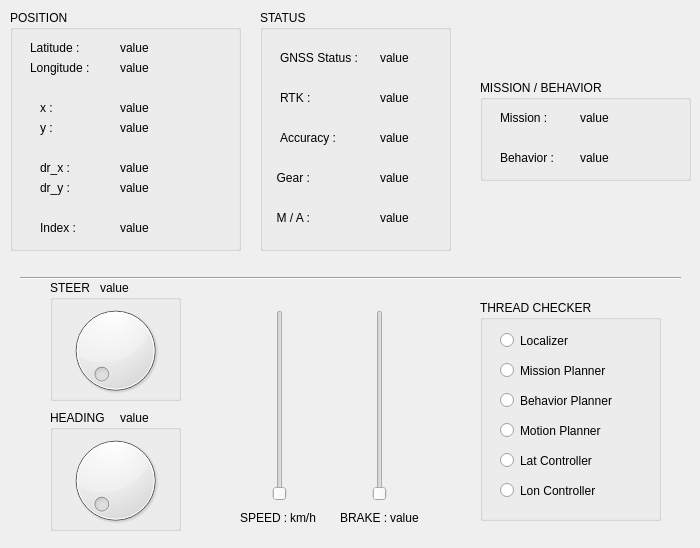
<?xml version="1.0" encoding="UTF-8"?>
<ui version="4.0">
 <class>Dialog</class>
 <widget class="QDialog" name="Dialog">
  <property name="geometry">
   <rect>
    <x>0</x>
    <y>0</y>
    <width>700</width>
    <height>548</height>
   </rect>
  </property>
  <property name="windowTitle">
   <string>Dialog</string>
  </property>
  <widget class="Line" name="line">
   <property name="geometry">
    <rect>
     <x>20</x>
     <y>270</y>
     <width>661</width>
     <height>16</height>
    </rect>
   </property>
   <property name="orientation">
    <enum>Qt::Horizontal</enum>
   </property>
  </widget>
  <widget class="QGroupBox" name="group_heading">
   <property name="geometry">
    <rect>
     <x>50</x>
     <y>410</y>
     <width>131</width>
     <height>121</height>
    </rect>
   </property>
   <property name="title">
    <string>HEADING</string>
   </property>
   <widget class="QDial" name="dial_heading">
    <property name="geometry">
     <rect>
      <x>0</x>
      <y>20</y>
      <width>131</width>
      <height>101</height>
     </rect>
    </property>
   </widget>
   <widget class="QLabel" name="lbl_heading">
    <property name="geometry">
     <rect>
      <x>70</x>
      <y>0</y>
      <width>57</width>
      <height>15</height>
     </rect>
    </property>
    <property name="text">
     <string>value</string>
    </property>
   </widget>
  </widget>
  <widget class="QSlider" name="slider_speed">
   <property name="geometry">
    <rect>
     <x>270</x>
     <y>310</y>
     <width>20</width>
     <height>191</height>
    </rect>
   </property>
   <property name="orientation">
    <enum>Qt::Vertical</enum>
   </property>
  </widget>
  <widget class="QLabel" name="label_2">
   <property name="geometry">
    <rect>
     <x>240</x>
     <y>510</y>
     <width>57</width>
     <height>15</height>
    </rect>
   </property>
   <property name="text">
    <string>SPEED : </string>
   </property>
  </widget>
  <widget class="QLabel" name="lbl_speed">
   <property name="geometry">
    <rect>
     <x>290</x>
     <y>510</y>
     <width>57</width>
     <height>15</height>
    </rect>
   </property>
   <property name="text">
    <string>km/h</string>
   </property>
  </widget>
  <widget class="QSlider" name="slider_brake">
   <property name="geometry">
    <rect>
     <x>370</x>
     <y>310</y>
     <width>20</width>
     <height>191</height>
    </rect>
   </property>
   <property name="orientation">
    <enum>Qt::Vertical</enum>
   </property>
  </widget>
  <widget class="QLabel" name="label_3">
   <property name="geometry">
    <rect>
     <x>340</x>
     <y>510</y>
     <width>57</width>
     <height>15</height>
    </rect>
   </property>
   <property name="text">
    <string>BRAKE :</string>
   </property>
  </widget>
  <widget class="QLabel" name="lbl_brake">
   <property name="geometry">
    <rect>
     <x>390</x>
     <y>510</y>
     <width>57</width>
     <height>15</height>
    </rect>
   </property>
   <property name="text">
    <string>value</string>
   </property>
  </widget>
  <widget class="QGroupBox" name="groupBox">
   <property name="geometry">
    <rect>
     <x>50</x>
     <y>280</y>
     <width>131</width>
     <height>121</height>
    </rect>
   </property>
   <property name="title">
    <string>STEER</string>
   </property>
   <widget class="QDial" name="dial_steer">
    <property name="geometry">
     <rect>
      <x>10</x>
      <y>20</y>
      <width>111</width>
      <height>101</height>
     </rect>
    </property>
   </widget>
   <widget class="QLabel" name="lbl_steer">
    <property name="geometry">
     <rect>
      <x>50</x>
      <y>0</y>
      <width>57</width>
      <height>15</height>
     </rect>
    </property>
    <property name="text">
     <string>value</string>
    </property>
   </widget>
  </widget>
  <widget class="QGroupBox" name="groupBox_2">
   <property name="geometry">
    <rect>
     <x>10</x>
     <y>10</y>
     <width>231</width>
     <height>241</height>
    </rect>
   </property>
   <property name="title">
    <string>POSITION</string>
   </property>
   <widget class="QLabel" name="lbl_dry">
    <property name="geometry">
     <rect>
      <x>110</x>
      <y>170</y>
      <width>57</width>
      <height>16</height>
     </rect>
    </property>
    <property name="text">
     <string>value</string>
    </property>
   </widget>
   <widget class="QLabel" name="label_12">
    <property name="geometry">
     <rect>
      <x>30</x>
      <y>110</y>
      <width>57</width>
      <height>15</height>
     </rect>
    </property>
    <property name="text">
     <string>y :</string>
    </property>
   </widget>
   <widget class="QLabel" name="lbl_lat">
    <property name="geometry">
     <rect>
      <x>110</x>
      <y>30</y>
      <width>101</width>
      <height>16</height>
     </rect>
    </property>
    <property name="text">
     <string>value</string>
    </property>
   </widget>
   <widget class="QLabel" name="label_14">
    <property name="geometry">
     <rect>
      <x>30</x>
      <y>170</y>
      <width>57</width>
      <height>15</height>
     </rect>
    </property>
    <property name="text">
     <string>dr_y : </string>
    </property>
   </widget>
   <widget class="QLabel" name="lbl_lon">
    <property name="geometry">
     <rect>
      <x>110</x>
      <y>50</y>
      <width>101</width>
      <height>16</height>
     </rect>
    </property>
    <property name="cursor">
     <cursorShape>ArrowCursor</cursorShape>
    </property>
    <property name="text">
     <string>value</string>
    </property>
    <property name="indent">
     <number>-1</number>
    </property>
   </widget>
   <widget class="QLabel" name="label_13">
    <property name="geometry">
     <rect>
      <x>30</x>
      <y>150</y>
      <width>57</width>
      <height>15</height>
     </rect>
    </property>
    <property name="text">
     <string>dr_x : </string>
    </property>
   </widget>
   <widget class="QLabel" name="lbl_x">
    <property name="geometry">
     <rect>
      <x>110</x>
      <y>90</y>
      <width>57</width>
      <height>15</height>
     </rect>
    </property>
    <property name="text">
     <string>value</string>
    </property>
   </widget>
   <widget class="QLabel" name="lbl_drx">
    <property name="geometry">
     <rect>
      <x>110</x>
      <y>150</y>
      <width>57</width>
      <height>15</height>
     </rect>
    </property>
    <property name="text">
     <string>value</string>
    </property>
   </widget>
   <widget class="QLabel" name="lbl_y">
    <property name="geometry">
     <rect>
      <x>110</x>
      <y>110</y>
      <width>57</width>
      <height>15</height>
     </rect>
    </property>
    <property name="text">
     <string>value</string>
    </property>
   </widget>
   <widget class="QLabel" name="label_11">
    <property name="geometry">
     <rect>
      <x>30</x>
      <y>90</y>
      <width>57</width>
      <height>15</height>
     </rect>
    </property>
    <property name="text">
     <string>x :</string>
    </property>
   </widget>
   <widget class="QLabel" name="label_9">
    <property name="geometry">
     <rect>
      <x>20</x>
      <y>30</y>
      <width>61</width>
      <height>16</height>
     </rect>
    </property>
    <property name="text">
     <string>Latitude :</string>
    </property>
   </widget>
   <widget class="QLabel" name="label_10">
    <property name="geometry">
     <rect>
      <x>20</x>
      <y>50</y>
      <width>71</width>
      <height>16</height>
     </rect>
    </property>
    <property name="text">
     <string>Longitude :</string>
    </property>
   </widget>
   <widget class="QLabel" name="label_8">
    <property name="geometry">
     <rect>
      <x>30</x>
      <y>210</y>
      <width>57</width>
      <height>15</height>
     </rect>
    </property>
    <property name="text">
     <string>Index :</string>
    </property>
   </widget>
   <widget class="QLabel" name="lbl_index">
    <property name="geometry">
     <rect>
      <x>110</x>
      <y>210</y>
      <width>57</width>
      <height>15</height>
     </rect>
    </property>
    <property name="text">
     <string>value</string>
    </property>
   </widget>
  </widget>
  <widget class="QGroupBox" name="groupBox_3">
   <property name="geometry">
    <rect>
     <x>260</x>
     <y>10</y>
     <width>191</width>
     <height>241</height>
    </rect>
   </property>
   <property name="title">
    <string>STATUS</string>
   </property>
   <widget class="QLabel" name="lbl_ma">
    <property name="geometry">
     <rect>
      <x>120</x>
      <y>200</y>
      <width>57</width>
      <height>15</height>
     </rect>
    </property>
    <property name="text">
     <string>value</string>
    </property>
   </widget>
   <widget class="QLabel" name="label_4">
    <property name="geometry">
     <rect>
      <x>20</x>
      <y>80</y>
      <width>41</width>
      <height>16</height>
     </rect>
    </property>
    <property name="text">
     <string>RTK :</string>
    </property>
   </widget>
   <widget class="QLabel" name="lbl_rtk">
    <property name="geometry">
     <rect>
      <x>120</x>
      <y>80</y>
      <width>57</width>
      <height>15</height>
     </rect>
    </property>
    <property name="text">
     <string>value</string>
    </property>
   </widget>
   <widget class="QLabel" name="lbl_acc">
    <property name="geometry">
     <rect>
      <x>120</x>
      <y>120</y>
      <width>57</width>
      <height>15</height>
     </rect>
    </property>
    <property name="text">
     <string>value</string>
    </property>
   </widget>
   <widget class="QLabel" name="label_6">
    <property name="geometry">
     <rect>
      <x>10</x>
      <y>160</y>
      <width>51</width>
      <height>16</height>
     </rect>
    </property>
    <property name="text">
     <string>  Gear :</string>
    </property>
   </widget>
   <widget class="QLabel" name="label_7">
    <property name="geometry">
     <rect>
      <x>10</x>
      <y>200</y>
      <width>57</width>
      <height>15</height>
     </rect>
    </property>
    <property name="text">
     <string>  M / A :</string>
    </property>
   </widget>
   <widget class="QLabel" name="label_5">
    <property name="geometry">
     <rect>
      <x>20</x>
      <y>120</y>
      <width>81</width>
      <height>16</height>
     </rect>
    </property>
    <property name="text">
     <string>Accuracy :</string>
    </property>
   </widget>
   <widget class="QLabel" name="lbl_gear">
    <property name="geometry">
     <rect>
      <x>120</x>
      <y>160</y>
      <width>57</width>
      <height>15</height>
     </rect>
    </property>
    <property name="text">
     <string>value</string>
    </property>
   </widget>
   <widget class="QLabel" name="label">
    <property name="geometry">
     <rect>
      <x>20</x>
      <y>40</y>
      <width>91</width>
      <height>16</height>
     </rect>
    </property>
    <property name="text">
     <string>GNSS Status :</string>
    </property>
   </widget>
   <widget class="QLabel" name="lbl_gnss">
    <property name="geometry">
     <rect>
      <x>120</x>
      <y>40</y>
      <width>57</width>
      <height>15</height>
     </rect>
    </property>
    <property name="text">
     <string>value</string>
    </property>
   </widget>
  </widget>
  <widget class="QGroupBox" name="groupBox_4">
   <property name="geometry">
    <rect>
     <x>480</x>
     <y>80</y>
     <width>211</width>
     <height>101</height>
    </rect>
   </property>
   <property name="title">
    <string>MISSION / BEHAVIOR</string>
   </property>
   <widget class="QLabel" name="label_15">
    <property name="geometry">
     <rect>
      <x>20</x>
      <y>30</y>
      <width>71</width>
      <height>16</height>
     </rect>
    </property>
    <property name="text">
     <string>Mission : </string>
    </property>
   </widget>
   <widget class="QLabel" name="label_16">
    <property name="geometry">
     <rect>
      <x>20</x>
      <y>70</y>
      <width>71</width>
      <height>16</height>
     </rect>
    </property>
    <property name="text">
     <string>Behavior : </string>
    </property>
   </widget>
   <widget class="QLabel" name="lbl_mission">
    <property name="geometry">
     <rect>
      <x>100</x>
      <y>30</y>
      <width>81</width>
      <height>16</height>
     </rect>
    </property>
    <property name="text">
     <string>value</string>
    </property>
   </widget>
   <widget class="QLabel" name="lbl_behavior">
    <property name="geometry">
     <rect>
      <x>100</x>
      <y>70</y>
      <width>91</width>
      <height>16</height>
     </rect>
    </property>
    <property name="text">
     <string>value</string>
    </property>
   </widget>
  </widget>
  <widget class="QGroupBox" name="groupBox_5">
   <property name="geometry">
    <rect>
     <x>480</x>
     <y>300</y>
     <width>181</width>
     <height>221</height>
    </rect>
   </property>
   <property name="title">
    <string>THREAD CHECKER</string>
   </property>
   <widget class="QRadioButton" name="rbtn_localizer">
    <property name="geometry">
     <rect>
      <x>20</x>
      <y>30</y>
      <width>141</width>
      <height>21</height>
     </rect>
    </property>
    <property name="text">
     <string>Localizer</string>
    </property>
   </widget>
   <widget class="QRadioButton" name="rbtn_mission_pln">
    <property name="geometry">
     <rect>
      <x>20</x>
      <y>60</y>
      <width>141</width>
      <height>21</height>
     </rect>
    </property>
    <property name="text">
     <string>Mission Planner</string>
    </property>
   </widget>
   <widget class="QRadioButton" name="rbtn_behavior_pln">
    <property name="geometry">
     <rect>
      <x>20</x>
      <y>90</y>
      <width>131</width>
      <height>21</height>
     </rect>
    </property>
    <property name="text">
     <string>Behavior Planner</string>
    </property>
   </widget>
   <widget class="QRadioButton" name="rbtn_motion_pln">
    <property name="geometry">
     <rect>
      <x>20</x>
      <y>120</y>
      <width>141</width>
      <height>21</height>
     </rect>
    </property>
    <property name="text">
     <string>Motion Planner</string>
    </property>
   </widget>
   <widget class="QRadioButton" name="rbtn_lat_con">
    <property name="geometry">
     <rect>
      <x>20</x>
      <y>150</y>
      <width>141</width>
      <height>21</height>
     </rect>
    </property>
    <property name="text">
     <string>Lat Controller</string>
    </property>
   </widget>
   <widget class="QRadioButton" name="rbtn_lon_con">
    <property name="geometry">
     <rect>
      <x>20</x>
      <y>180</y>
      <width>171</width>
      <height>21</height>
     </rect>
    </property>
    <property name="text">
     <string>Lon Controller</string>
    </property>
   </widget>
  </widget>
 </widget>
 <resources/>
 <connections/>
</ui>
